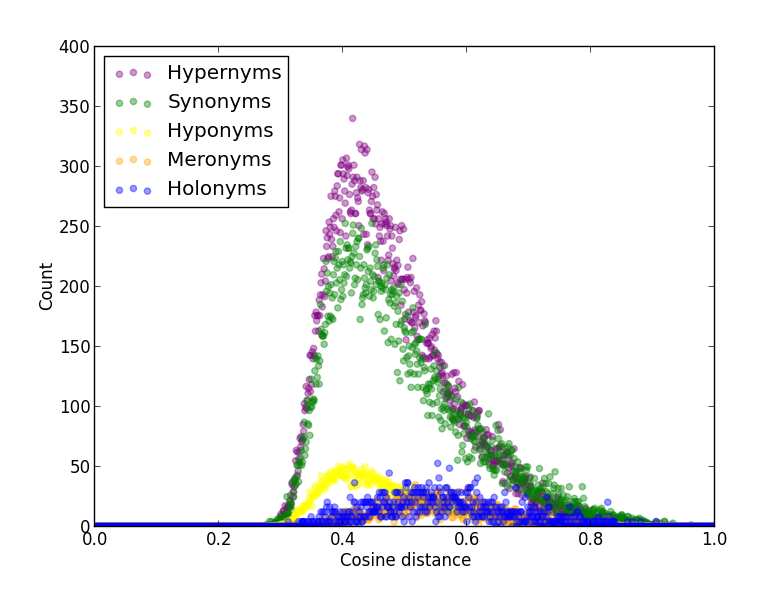

Write the Python code that produced this figure.
import numpy as np
import sys
import re
import math
import numpy as np
import matplotlib.pyplot as plt
import statsmodels.api as sm

lowess = sm.nonparametric.lowess

increments = np.linspace(0, 1, num=1000)


#these ratios come from wordnetcheck
synratio = 1.38035667709
hyporatio = 0.358620245857
hyperratio = 1.44090670617
meroratio = 1.83191715951
holoratio = 4.04529267639

syns = []
meros = []
hypers = []
hypos = []
stems = []
holos = []
increments = []

with open("textfiles/increments.txt") as results:
    for line in results.readlines():
        try:
            line = line.replace("\n", "")
            top, bottom, syn, mero, holo, hyper, hypo, stem, none = line.split(",")
            increments.append((float(top) + float(bottom)) / 2)
            syns.append(int(syn))
            holos.append(int(holo))
            meros.append(int(mero))
            hypers.append(int(hyper))
            hypos.append(int(hypo))
            stems.append(int(stem))
        except ValueError:
            pass

syns = np.array(syns)

alpha = .4

hypers = [h * hyperratio for h in hypers]
syns = [h * synratio for h in syns]
meros = [h * meroratio for h in meros]
holos = [h * holoratio for h in holos]
hypos = [h * hyporatio for h in hypos]


plt.scatter(increments, hypers, color="purple", alpha=alpha, label="Hypernyms")
plt.scatter(increments, syns, color="green", alpha=alpha, label="Synonyms")
plt.scatter(increments, hypos, color="yellow", alpha=alpha, label="Hyponyms")
plt.scatter(increments, meros, color="orange", alpha=alpha, label="Meronyms")
plt.scatter(increments, holos, color="blue", alpha=alpha, label="Holonyms")

plt.xlabel('Cosine distance')
plt.ylabel('Count')
plt.legend(loc=2)
plt.xlim(0,1)
plt.ylim(0,400)

plt.savefig('increment_lines_adjusted.png', bbox_inches='tight', pad_inches=.4)